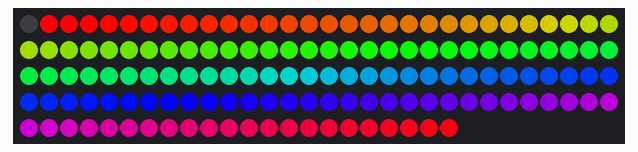
The sketch below on a simulated Arduino Uno, built with avr-gcc and run on an emulated ATmega328P. Parts: 142 RGB LEDs in strip order, left to right, continuing on the next row.

Above: at 0.18 s.
At 5.41 s:
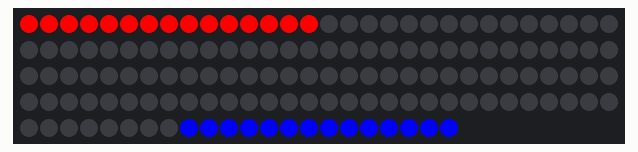
At 9.81 s:
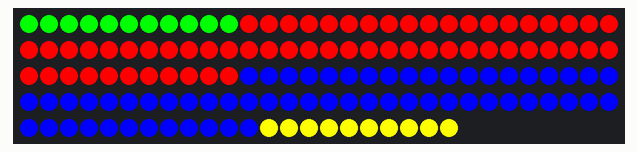
At 19.77 s:
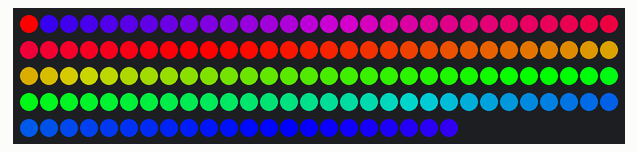
At 31.4 s:
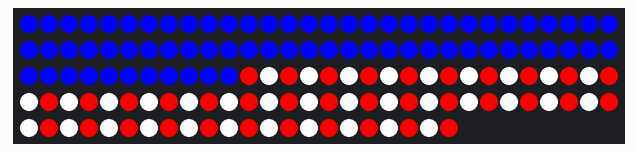
At 39.72 s:
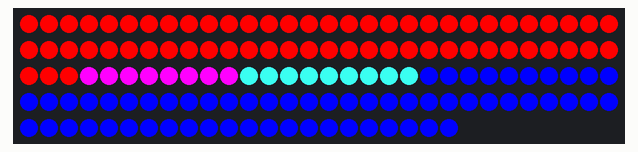

The sketch:

frc_combined.ino
```cpp
#include <Adafruit_NeoPixel.h>
#define PIN 6

Adafruit_NeoPixel strip = Adafruit_NeoPixel(142, PIN, NEO_GRB + NEO_KHZ800);

bool dir = true;
int start =0;
float breakLenF = 142/3;
int breakLen = (int) breakLenF;
int pos = 0;
bool rwFlag = false;

unsigned long changeTime = 0;
int effect = 0;

uint32_t color1[3] = {
  strip.Color(255,0,0),
  strip.Color(0,255,0),
  strip.Color(255,0,255),
};
 int color = -1;


uint32_t color2[3] = {
  strip.Color(0,0,255),
  strip.Color(255,255,0),
  strip.Color(58,255,241),
};

int half = 142/2;


void setup() {
  // put your setup code here, to run once:
  strip.setBrightness(255);

  strip.begin();

  strip.show();
}

void mergeEffect() {
   color++;
    if(color>=3) color = 0;


    for(int i = 0; i < strip.numPixels()/2; i++) {
      if(dir == true) {
        strip.setPixelColor(i, color1[color]);
        strip.setPixelColor(strip.numPixels()-i, color2[color]);
      } else {
        strip.setPixelColor(strip.numPixels()/2-i, color1[color]);
        strip.setPixelColor(strip.numPixels()/2+i, color2[color]);
      }
       delay(10);
       strip.show();

    }
    dir = !dir;
}

void rainbowEffect() {
  pos+=3;
    if(pos >= 142) pos = 0;
    int section = 0;
    for(int i = 0; i < strip.numPixels(); i++) {
      float r;
      float g;
      float b;

      if(i%breakLen == 0 && i!= 0) section++;

      if(section == 0) {
        r=((breakLenF-i)/breakLenF) * 255;
        g=(i/breakLenF) * 255;
        b=0;
      } else if(section == 1) {
        r=0;
        g=((breakLenF-(i-breakLenF))/breakLenF) * 255;
        b=((i-breakLenF)/breakLenF) * 255;;
      } else {
         r=((i-breakLenF*2)/breakLenF) * 255;;
         g=0;
         b=((breakLenF-(i-breakLenF*2))/breakLenF) * 255;
      }


     int index = i+pos;

     if(index > strip.numPixels()-1) index = index-(strip.numPixels()-1);
     strip.setPixelColor(index, (int)r, (int)g, (int)b);
    }
    strip.show();
}

void rwbEffect() {
  rwFlag = !rwFlag;
  for(int i = 0; i<strip.numPixels()/2; i++) {
      strip.setPixelColor(i,0,0,255);
  }
  for(int i = strip.numPixels()/2; i<strip.numPixels(); i++) {
    if(rwFlag == true) {
      if(i%2==0) strip.setPixelColor(i,255,0, 0);
      else strip.setPixelColor(i,255,255, 255);
    } else{
       if((i+1)%2==0) strip.setPixelColor(i,255,0, 0);
       else strip.setPixelColor(i,255,255, 255);
    }

  }
  strip.show();
  delay(100);
}

void clearAll() {
  for(int i = 0; i < strip.numPixels(); i++) {
      strip.setPixelColor(i, 0, 0, 0);
  }
}

void loop() {
    if(millis()-changeTime >= 5000) {
      clearAll();
      changeTime = millis();
      effect++;
      if(effect >=3) effect =0;
    }

    if(effect == 0) rainbowEffect();
    else if (effect == 1) mergeEffect();
    else if (effect == 2) rwbEffect();


}
```
